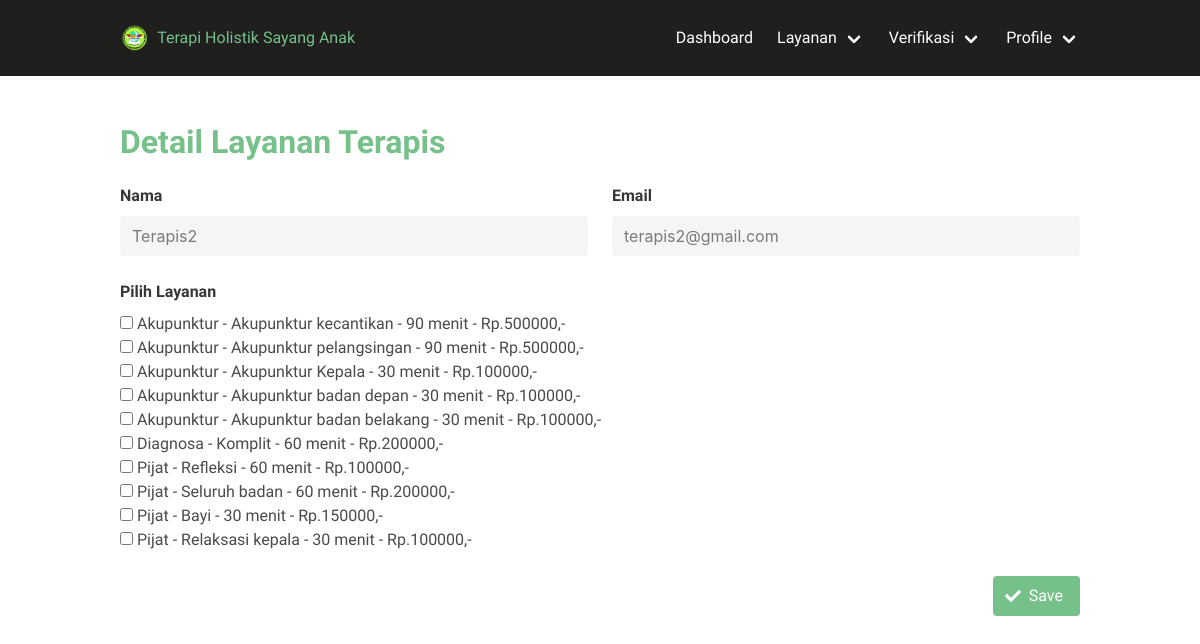
Screenshot of /DetailLayanan/detail_layanan_admin/7 (signed in) with the database file from the repository.
### tables this page shows
CREATE TABLE `terapis` (
  `id_terapis` int(11) NOT NULL AUTO_INCREMENT,
  `id_user` int(11) NOT NULL,
  `alamat` varchar(50) NOT NULL,
  `telepon` int(11) NOT NULL,
  `bank` varchar(30) NOT NULL,
  `unit_bank` varchar(30) NOT NULL,
  `no_rekening` int(11) NOT NULL,
  `ktp` varchar(50) NOT NULL,
  `selfie_ktp` varchar(50) NOT NULL,
  `profile` varchar(50) NOT NULL,
  `status` varchar(20) NOT NULL,
  PRIMARY KEY (`id_terapis`),
  KEY `IdUser2` (`id_user`),
  CONSTRAINT `IdUser2` FOREIGN KEY (`id_user`) REFERENCES `user` (`id_user`)
);

CREATE TABLE `user` (
  `id_user` int(11) NOT NULL AUTO_INCREMENT,
  `nama` varchar(50) NOT NULL,
  `email` varchar(50) NOT NULL,
  `password` varchar(500) NOT NULL,
  `hak_akses` varchar(20) NOT NULL,
  PRIMARY KEY (`id_user`),
  UNIQUE KEY `email` (`email`)
);

CREATE TABLE `layanan` (
  `id_layanan` int(11) NOT NULL AUTO_INCREMENT,
  `jenis` varchar(50) NOT NULL,
  `nama` varchar(50) NOT NULL,
  `durasi` varchar(30) NOT NULL,
  `harga` int(11) NOT NULL,
  `gambar` varchar(100) DEFAULT NULL,
  `deskripsi` varchar(450) DEFAULT NULL,
  PRIMARY KEY (`id_layanan`)
);

### application/controllers/DetailLayanan.php (called while the page is built, shortened)
<?php
class DetailLayanan extends CI_Controller
{
    function __construct()
    {
        $this->load->model('Detail_layanan_model');
    }
    function detail_layanan_admin($id_terapis)
    {
        $data['detail']     = $this->Detail_layanan_model->get_terapi($id_terapis);
        $data['nama']       = $_SESSION['nama'];
        $data['hak_akses']  = $_SESSION['hak_akses'];
        $data['id_user']    = $_SESSION['id_user'];
        $data['email']      = $_SESSION['email'];
        if (isset($data['detail']['id_terapis'])) {
            $data['_view'] = 'layanan/detail_layanan_admin';
            $this->load->view('templates/pure/header');
            $this->load->view('layouts/bulma-dashboard/main', $data);
            $this->load->view('templates/pure/footer');
        } else
        show_error('The terapi you are trying to edit does not exist.');
    }
    }

### index.php (called while the page is built, shortened)
<?php
require_once BASEPATH.'core/CodeIgniter.php';

### application/models/Detail_layanan_model.php (called while the page is built, shortened)
<?php
class Detail_layanan_model extends CI_Model{
	function get_terapi($id_terapis)
    {
        return $this->db->get_where('terapis',array('id_terapis'=>$id_terapis))->row_array();
    }
}

### application/views/layanan/detail_layanan_admin.php (the view, shortened to what this page needs)
<h1 class="title has-text-success font-family-philosopher">Detail Layanan Terapis</h1>
<?php echo form_open('DetailLayanan/add_admin');  ?>
<?php $id_userTerapis = $detail['id_user'];?>
                <?php
                    $sql="SELECT user.id_user, user.nama, user.email, terapis.id_terapis FROM user JOIN terapis ON user.id_user=terapis.id_user WHERE user.id_user=$id_userTerapis;";
                    $query          = $this->db->query($sql);
                    if ($query->num_rows() > 0) {
                    foreach ($query->result() as $row) {
                    $id_terapis     = $row->id_terapis;
                    $namaTerapis    = $row->nama;
                    $emailTerapis   = $row->email;
                    ?>
<div class="columns is-multiline">
	<div class="column is-half">
		<fieldset disabled="disabled">
			<div class="field">
				<label class="label" for="nama">Nama</label>
				<div class="control">
					<input type="text" name="nama" value="<?php echo $namaTerapis; ?>" class="input" id="nama" readonly />
				</div>
			</div>
		</fieldset>
	</div>
	<div class="column is-half">
		<fieldset disabled="disabled">
			<div class="field">
				<label class="label" for="email">Email</label>
				<div class="control">
					<input type="text" name="email" value="<?php echo $emailTerapis; ?>" class="input" id="email" readonly />
				</div>
			</div>
		</fieldset>
	</div>
	<?php }} ?>
	<div class="column is-full">
		<div class="field">
			<label class="label" for="alamat">Pilih Layanan</label>
			<div class="control">
				<?php
				$sql = "SELECT * FROM layanan";
				$query = $this->db->query($sql);
				if ($query->num_rows() > 0) {
					foreach ($query->result() as $row) {
						$id_layanan = $row->id_layanan;
						$nama       = $row->nama;
						$jenis      = $row->jenis;
						$durasi     = $row->durasi;
						$harga      = $row->harga;
						$sql1 = "SELECT * from detail_layanan WHERE id_terapis=$id_terapis";
						$query1 = $this->db->query($sql1);
						if ($query1->num_rows() > 0) {
							?>
							<label class="checkbox">
								<input type="checkbox" name="layanan[]" value="<?= $id_layanan; ?>"
								<?php
								foreach ($query1->result() as $row1) {
									if ($id_layanan == $row1->id_layanan) {
										echo " checked";
									}
								}
								?>>
								<?= $jenis; ?> - <?= $nama; ?> - <?= $durasi; ?> - Rp.<?= $harga; ?>,-
							</label><br>
							<?php
						} else { ?>
							<label class="checkbox">
								<input type="checkbox" name="layanan[]" value="<?= $id_layanan; ?>">
								<?= $jenis; ?> - <?= $nama; ?> - <?= $durasi; ?> - Rp.<?= $harga; ?>,-
							</label><br>
							<?php
						}
					}
				} ?>
			</div>
		</div>
	</div>
</div>
<div class="columns">
	<div class="column">
		<div class="field is-grouped is-pulled-right">
			<p class="control">
				<button type="submit" class="button is-success">
					<span class="icon">
						<i class="fa fa-check"></i>
					</span>
					<span>
						Save
					</span>
				</button>
			</p>
		</div>
	</div>
</div>
<?= form_close(); ?>

### application/views/layouts/bulma-dashboard/main.php (shortened to what this page needs)
<nav class="navbar is-black py-3" role="navigation" aria-label="main dropdown navigation">
    <div class="container">
        <div class="navbar-brand">
            <a class="navbar-item" href="<?= base_url('Dashboard'); ?>">
                <img src="<?= base_url('assets/img/logo.png'); ?>" /> &nbsp;&nbsp;
                <span class="font-family-philosopher has-text-success">
                    Terapi Holistik Sayang Anak
                </span>
            </a>
        </div>
        <div id="navbar" class="navbar-menu">
            <?php
            if ($hak_akses == "Admin") {
                $sql = "SELECT * FROM admin WHERE id_user=$id_user";
                $query = $this->db->query($sql);
                if ($query->num_rows() > 0) {
                    foreach ($query->result() as $row) {
            ?>
                        <div class="navbar-end">
                            <a class="navbar-item" href="<?php echo site_url('dashboard'); ?>">Dashboard</a>
                            <div class="navbar-item has-dropdown is-hoverable">
                                <a class="navbar-link">Layanan</a>
                            </div>
                            <div class="navbar-item has-dropdown is-hoverable">
                                <a class="navbar-link">Verifikasi</a>
                            </div>
                            <div class="navbar-item has-dropdown is-hoverable">
                                <a class="navbar-link">Profile</a>
                            </div>
                        </div>
                    <?php }
                }
            } ?>
        </div>
    </div>
</nav>
<section class="section">
    <div class="container">
        <?php
        if (isset($_view) && $_view)
            $this->load->view($_view);
        ?>
    </div>
</section>

### rows the page displays
terapis: nama "Terapis2", email "terapis2@gmail.com"
layanan: jenis "Akupunktur", nama "Akupunktur kecantikan", durasi "90 menit", harga "500000"
layanan: jenis "Akupunktur", nama "Akupunktur pelangsingan", durasi "90 menit", harga "500000"
layanan: jenis "Akupunktur", nama "Akupunktur Kepala", durasi "30 menit", harga "100000"
layanan: jenis "Akupunktur", nama "Akupunktur badan depan", durasi "30 menit", harga "100000"
layanan: jenis "Akupunktur", nama "Akupunktur badan belakang", durasi "30 menit", harga "100000"
layanan: jenis "Diagnosa", nama "Komplit", durasi "60 menit", harga "200000"
layanan: jenis "Pijat", nama "Refleksi", durasi "60 menit", harga "100000"
layanan: jenis "Pijat", nama "Seluruh badan", durasi "60 menit", harga "200000"
layanan: jenis "Pijat", nama "Bayi", durasi "30 menit", harga "150000"
layanan: jenis "Pijat", nama "Relaksasi kepala", durasi "30 menit", harga "100000"
